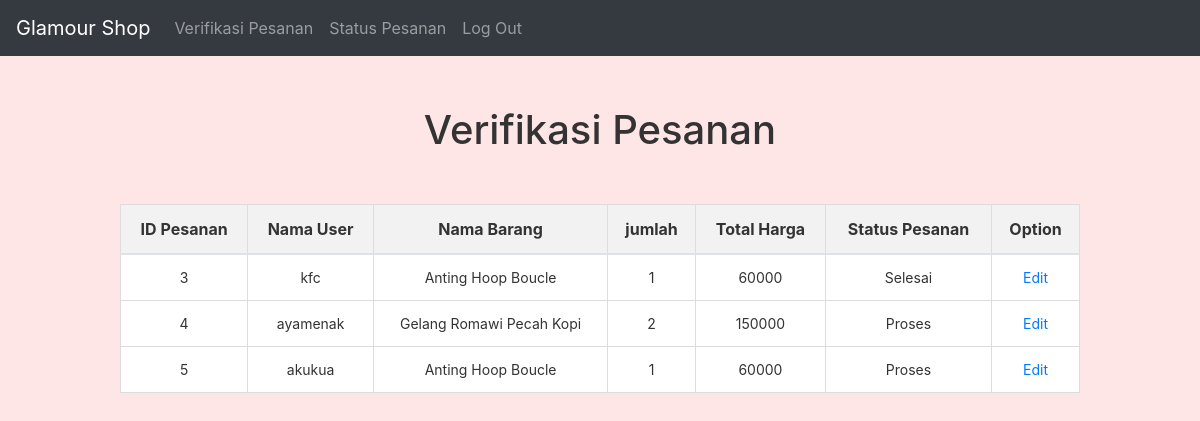
The app's page /staff/staff.php with its own data.
### tables this page shows
CREATE TABLE `pemesanan` (
  `id_pemesanan` int(11) NOT NULL,
  `id_user` int(11) NOT NULL,
  `id_produk` int(11) NOT NULL,
  `jumlah` int(11) NOT NULL,
  `total_harga` int(11) NOT NULL,
  `status_pesanan` int(2) NOT NULL
);

CREATE TABLE `users` (
  `id` int(100) NOT NULL,
  `name` varchar(100) NOT NULL,
  `username` varchar(100) NOT NULL,
  `password` varchar(100) NOT NULL,
  `user_type` varchar(20) NOT NULL DEFAULT 'user'
);

CREATE TABLE `produk` (
  `id_produk` int(11) NOT NULL,
  `nama` varchar(50) NOT NULL,
  `gambar` varchar(255) NOT NULL,
  `deskripsi` text NOT NULL,
  `harga` int(11) NOT NULL
);

### staff/staff.php (the view, shortened to what this page needs)
<?php
include 'koneksi.php';
$query = "SELECT pemesanan.id_pemesanan, pemesanan.id_user, pemesanan.id_produk, pemesanan.jumlah, pemesanan.total_harga, pemesanan.status_pesanan, users.username, produk.nama FROM pemesanan INNER JOIN users ON pemesanan.id_user = users.id INNER JOIN produk ON pemesanan.id_produk = produk.id_produk";
$result = mysqli_query($conn, $query);
?>
<!DOCTYPE html>
<html>
<head>
    <link rel="stylesheet" href="https://maxcdn.bootstrapcdn.com/bootstrap/4.0.0/css/bootstrap.min.css">
    <link rel="stylesheet" type="text/css" href ="staff.css">
  </head>
<body>
    <nav class="navbar navbar-expand-lg navbar-dark bg-dark">
    <a class="navbar-brand" href="#">Glamour Shop</a>
    <div class="collapse navbar-collapse" id="navbarNav">
      <ul class="navbar-nav">
        <li class="nav-item">
          <a class="nav-link" href="#">Verifikasi Pesanan</a>
        </li>
        <li class="nav-item">
          <a class="nav-link" href="status.php">Status Pesanan</a>
        </li>
        <li class="nav-item">
          <a class="nav-link" href="">Log Out</a>
      </li>
      </ul>
    </div>
  </nav>
  <div class="judul">
        <h1>Verifikasi Pesanan</h1>
        </div>
<table class="table">
  <thead>
    <tr>
      <th>ID Pesanan</th>
      <th>Nama User</th>
      <th>Nama Barang</th>
      <th>jumlah</th>
      <th>Total Harga</th>
      <th>Status Pesanan</th>
      <th>Option</th>
    </tr>
  </thead>
  <tbody>
    <?php
      while ($row = mysqli_fetch_assoc($result)) {
        echo "<tr>";
        echo "<td>" . $row["id_pemesanan"] . "</td>";
        echo "<td>" . $row["username"] . "</td>";
        echo "<td>" . $row["nama"] . "</td>";
        echo "<td>" . $row["jumlah"] . "</td>";
        echo "<td>" . $row["total_harga"] . "</td>";
        echo "<td>";
        if ($row["status_pesanan"] == 1) {
          echo "Selesai";
        } else {
          echo "Proses";
        }
        echo "</td>";
        echo "<td>";
        echo "<a href='edit.php?id=" . $row["id_pemesanan"] . "'>Edit</a>";
        echo "</td>";
        echo "</tr>";
      }
    ?>
  </tbody>
</table>
</body>
</html>

### staff/staff.css (style rules this page uses)
body { background-color: #ffe6e6; }
.judul { text-align: center; margin-top: 50px; margin-bottom: 50px; font-size: 36px; font-weight: bold; color: #333; }
.table { background-color: #fff; margin: 50px auto; width: 80%; border: 1px solid #ddd; border-collapse: collapse; }
.table th, .table td { padding: 12px; text-align: center; border: 1px solid #ddd; }
.table th { background-color: #f2f2f2; color: #333; font-size: 16px; font-weight: bold; }
.table td { font-size: 14px; color: #333; }

### records on screen
pemesanan: id_pemesanan "3", id_user.username "kfc", id_produk.nama "Anting Hoop Boucle", jumlah "1", total_harga "60000", status_pesanan "Selesai"
pemesanan: id_pemesanan "4", id_user.username "ayamenak", id_produk.nama "Gelang Romawi Pecah Kopi", jumlah "2", total_harga "150000", status_pesanan "Proses"
pemesanan: id_pemesanan "5", id_user.username "akukua", id_produk.nama "Anting Hoop Boucle", jumlah "1", total_harga "60000", status_pesanan "Proses"
